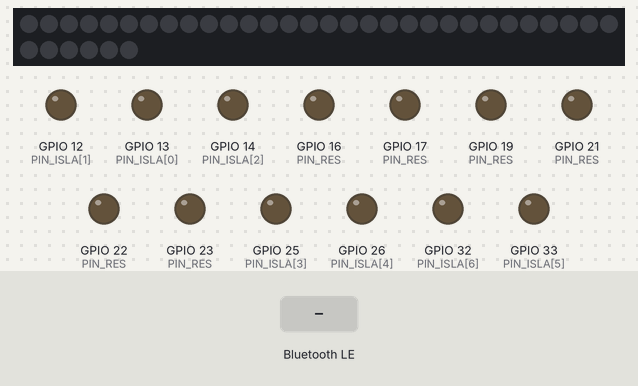
The sketch below on a simulated ESP32. On the bench: 36 RGB LEDs in strip order, left to right, continuing on the next row, output pins drawn as LEDs (lit = HIGH). The inputs (shaded band) are chosen by the test bench. Dim RGB values are drawn brighter than linear; nothing arrives over Bluetooth unless stated; a phone connects over Bluetooth LE 3 s after start; what the sketch prints to the serial monitor is not drawn.

Above: at 1.2 s.
1.3 s: Bluetooth LE write "a" received
At 3.0 s:
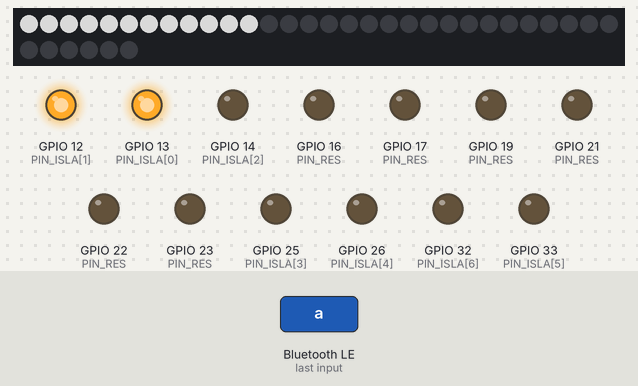
3.4 s: Bluetooth LE write "a" received
At 6.2 s:
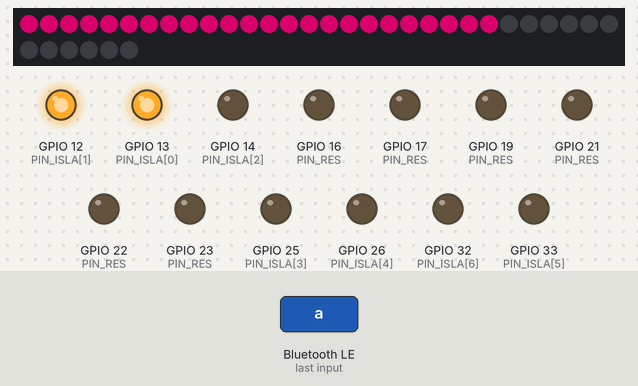
6.4 s: Bluetooth LE write "a" received
At 7.62 s:
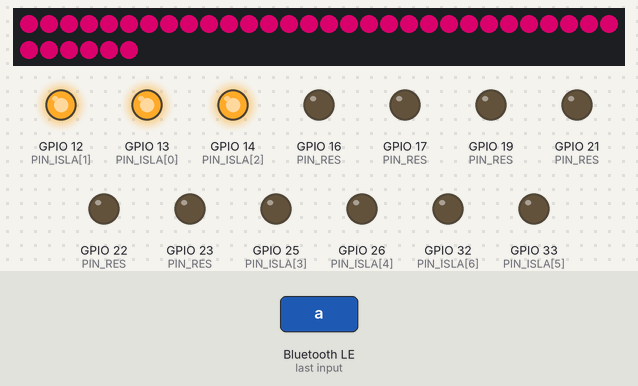
9.4 s: Bluetooth LE write "r" received
At 12.0 s:
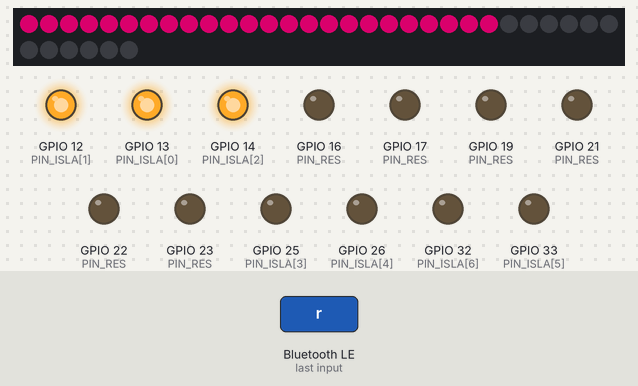
Timing chart, 0 to 12.2 s (numbered marks = the images above; inputs shaded):
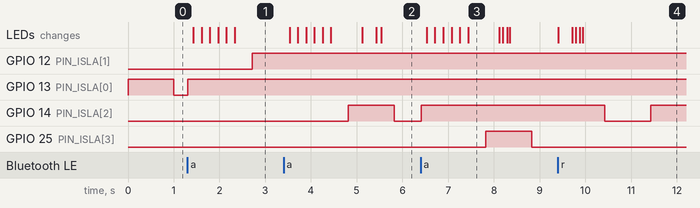

Measured:
- after the input at 1.3 s, GPIO 12 (PIN_ISLA[1]): LOW → HIGH after 1.4 s; the LEDs: first change after 0.13 s (image 1 shows a later state)
- after the input at 3.4 s, GPIO 12 (PIN_ISLA[1]): stays HIGH (without the input it goes to LOW after 0.32 s); GPIO 14 (PIN_ISLA[2]): LOW → HIGH after 1.4 s, → LOW 1.0 s later; the LEDs: first change after 0.13 s (image 2 shows a later state)
- after the input at 6.4 s, GPIO 25 (PIN_ISLA[3]): LOW → HIGH after 1.4 s, → LOW 1.0 s later; the LEDs: first change after 0.13 s (image 3 shows a later state)
- after the input at 9.4 s, GPIO 14 (PIN_ISLA[2]): HIGH → LOW after 1.0 s, → HIGH 1.0 s later; GPIO 25 (PIN_ISLA[3]): stays LOW (without the input it goes to HIGH after 0.43 s); the LEDs: first change at once (image 4 shows a later state)

The sketch:

caripi.ino
```cpp
#include <FastLED.h>
#include <NimBLEDevice.h>

// ================== CONFIGURACIÓN BLE ==================
#define SERVICE_UUID "6E400001-B5A3-F393-E0A9-E50E24DCCA9E"
#define CHARACTERISTIC_UUID_RX "6E400002-B5A3-F393-E0A9-E50E24DCCA9E"
#define CHARACTERISTIC_UUID_TX "6E400003-B5A3-F393-E0A9-E50E24DCCA9E"

// ================== ISLAS ==================
#define NUM_ISLAS 7
const uint8_t PIN_ISLA[NUM_ISLAS] = { 13, 12, 14, 25, 26, 33, 32 };

// ================== SECUENCIALES (1 pin, 3 tiras encadenadas) ==================
#define TIPO_LED WS2812B
#define ORDEN_COLOR GRB  // si los colores salen cambiados, probá RGB o BRG
#define PIN_SEC 4
#define LEDS_POR_TRAMO 12
#define NUM_TRAMOS_SEC 3
#define LEDS_TOTALES_SEC (LEDS_POR_TRAMO * NUM_TRAMOS_SEC)

CRGB ledsSec[LEDS_TOTALES_SEC];

// ================== TRAMOS DE RESINA (3 tramos x 2 pines) ==================
#define PINES_POR_TRAMO_RES 2
const uint8_t PIN_RES[3 * PINES_POR_TRAMO_RES] = { 16, 17, 19, 21, 22, 23 };

// ================== FADE DE COLOR ==================
#define FADE_K 0.2f      // fracción que se acerca al objetivo en cada paso
#define FADE_STEP_MS 30  // ms entre pasos del fade

#define BLINK_MS 1000

// ================== ESTADO ==================
uint8_t pasoActual = 0;

bool estadoBlink = false;
unsigned long ultimoCambioBlink = 0;

volatile char comandoPendiente = 0;

CRGB colorActualSec = CRGB(255, 255, 255);
CRGB colorObjetivoSec = CRGB(255, 255, 255);
bool animandoColor = false;
unsigned long ultimoPasoFade = 0;

// Color objetivo de la tira secuencial para cada paso (isla 1..7).
// Los valores RGB dependen de ORDEN_COLOR, por eso no siempre coinciden con el color "real".
const CRGB COLOR_PASO[NUM_ISLAS] = {
  CRGB(200, 200, 200),  // isla 1: blanco
  CRGB(200, 200, 200),  // isla 2: blanco
  CRGB(200, 0, 100),    // isla 3
  CRGB(200, 0, 50),     // isla 4
  CRGB(200, 0, 0),      // isla 5: rojo puro
  CRGB(200, 0, 0),      // isla 6: rojo puro
  CRGB(200, 0, 0)       // isla 7: rojo puro
};

// ================== PROTOTIPOS ==================
void avanzar();
void retroceder();
void llegarAPaso(const char* msg);
void actualizarBlink();
void actualizarFadeColor();
void animarTramo(uint8_t idx);
void apagarTramo(uint8_t idx);
int pinResina(uint8_t idx, int p);
uint8_t acercarCanal(uint8_t actual, uint8_t objetivo);

// ================== CALLBACKS BLE (NimBLE 2.x) ==================
class MyCallbacks : public NimBLECharacteristicCallbacks {
  void onWrite(NimBLECharacteristic* pCharacteristic, NimBLEConnInfo& connInfo) override {
    auto rxValue = pCharacteristic->getValue();
    if (rxValue.length() > 0) {
      char c = tolower(rxValue.data()[0]);
      if (c == 'a' || c == 'r') comandoPendiente = c;
    }
  }
};

// ================== SETUP ==================
void setup() {
  Serial.begin(115200);

  for (int i = 0; i < NUM_ISLAS; i++) {
    pinMode(PIN_ISLA[i], OUTPUT);
    digitalWrite(PIN_ISLA[i], LOW);
  }
  for (int i = 0; i < 3 * PINES_POR_TRAMO_RES; i++) {
    pinMode(PIN_RES[i], OUTPUT);
    digitalWrite(PIN_RES[i], LOW);
  }

  FastLED.addLeds<TIPO_LED, PIN_SEC, ORDEN_COLOR>(ledsSec, LEDS_TOTALES_SEC);
  FastLED.setBrightness(180);
  FastLED.clear();
  FastLED.show();

  // ================== BLE ==================
  NimBLEDevice::init("Mapa_7_Islas");
  NimBLEServer* pServer = NimBLEDevice::createServer();
  pServer->advertiseOnDisconnect(true);  // reanuda el advertising solo al desconectarse

  NimBLEService* pService = pServer->createService(SERVICE_UUID);

  // NimBLE agrega solo el descriptor 2902 a las características con NOTIFY
  pService->createCharacteristic(CHARACTERISTIC_UUID_TX, NIMBLE_PROPERTY::NOTIFY);

  // WRITE_NR permite que apps que escriben "sin respuesta" también funcionen
  pService->createCharacteristic(
            CHARACTERISTIC_UUID_RX,
            NIMBLE_PROPERTY::WRITE | NIMBLE_PROPERTY::WRITE_NR)
    ->setCallbacks(new MyCallbacks());

  pService->start();

  NimBLEAdvertising* pAdvertising = NimBLEDevice::getAdvertising();
  pAdvertising->addServiceUUID(SERVICE_UUID);
  pAdvertising->enableScanResponse(true);
  NimBLEDevice::startAdvertising();

  Serial.println("BLE listo. Buscá 'Mapa_7_Islas' desde la app.");

  // Isla 1 parpadeando
  llegarAPaso("Mapa 7 islas listo → Isla ");
}

// ================== LOOP ==================
void loop() {
  actualizarBlink();
  actualizarFadeColor();

  char c = comandoPendiente;
  if (c != 0) {
    comandoPendiente = 0;
    if (c == 'a') {
      Serial.println("BLE: AVANZAR");
      avanzar();
    } else {
      Serial.println("BLE: RETROCEDER");
      retroceder();
    }
  }

  delay(10);
}

// ================== BLINK ==================
void actualizarBlink() {
  unsigned long ahora = millis();
  if (ahora - ultimoCambioBlink >= BLINK_MS) {
    estadoBlink = !estadoBlink;
    ultimoCambioBlink = ahora;
    digitalWrite(PIN_ISLA[pasoActual], estadoBlink ? HIGH : LOW);
  }
}

// ================== AVANZAR / RETROCEDER ==================
void avanzar() {
  if (pasoActual >= NUM_ISLAS - 1) {
    Serial.println("Ya está en isla 7. Usá 'r' para retroceder.");
    return;
  }
  digitalWrite(PIN_ISLA[pasoActual], HIGH);
  animarTramo(pasoActual);
  pasoActual++;
  llegarAPaso("Avanzar → Isla ");
}

void retroceder() {
  if (pasoActual == 0) {
    Serial.println("Ya está en el inicio (isla 1)");
    return;
  }
  digitalWrite(PIN_ISLA[pasoActual], LOW);
  apagarTramo(pasoActual - 1);
  pasoActual--;
  llegarAPaso("Retroceder → Isla ");
}

// Cierre común: isla nueva parpadeando + fade hacia el color del paso
void llegarAPaso(const char* msg) {
  digitalWrite(PIN_ISLA[pasoActual], HIGH);
  estadoBlink = true;
  ultimoCambioBlink = millis();

  colorObjetivoSec = COLOR_PASO[pasoActual];
  animandoColor = true;
  ultimoPasoFade = millis();

  Serial.print(msg);
  Serial.println(pasoActual + 1);
}

// ================== EFECTOS ==================
// Tramos 0..2 = secuenciales; 3..5 = resina
int pinResina(uint8_t idx, int p) {
  return PIN_RES[(idx - NUM_TRAMOS_SEC) * PINES_POR_TRAMO_RES + p];
}

void apagarTramo(uint8_t idx) {
  if (idx < NUM_TRAMOS_SEC) {
    fill_solid(&ledsSec[idx * LEDS_POR_TRAMO], LEDS_POR_TRAMO, CRGB::Black);
    FastLED.show();
  } else {
    for (int p = 0; p < PINES_POR_TRAMO_RES; p++)
      digitalWrite(pinResina(idx, p), LOW);
  }
}

void animarTramo(uint8_t idx) {
  apagarTramo(idx);
  delay(120);

  if (idx < NUM_TRAMOS_SEC) {
    for (int i = 0; i < LEDS_POR_TRAMO; i += 2) {
      fill_solid(&ledsSec[idx * LEDS_POR_TRAMO + i], min(2, LEDS_POR_TRAMO - i), colorActualSec);
      FastLED.show();
      delay(180);
    }
  } else {
    for (int p = 0; p < PINES_POR_TRAMO_RES; p++) {
      digitalWrite(pinResina(idx, p), HIGH);
      delay(280);
    }
  }
  delay(200);
}

// ================== FADE DE COLOR ==================
// Mueve un canal un FADE_K hacia el objetivo, pero siempre al menos 1 unidad,
// así llega exactamente al valor final.
uint8_t acercarCanal(uint8_t actual, uint8_t objetivo) {
  int diff = (int)objetivo - (int)actual;
  if (diff == 0) return actual;
  int paso = (int)(diff * FADE_K);  // se trunca hacia 0
  if (paso == 0) paso = (diff > 0) ? 1 : -1;
  return (uint8_t)((int)actual + paso);
}

void actualizarFadeColor() {
  if (!animandoColor || millis() - ultimoPasoFade < FADE_STEP_MS) return;
  ultimoPasoFade = millis();

  for (uint8_t i = 0; i < 3; i++)
    colorActualSec.raw[i] = acercarCanal(colorActualSec.raw[i], colorObjetivoSec.raw[i]);

  if (colorActualSec == colorObjetivoSec) animandoColor = false;

  // Tramos activos = 0 .. min(pasoActual, NUM_TRAMOS_SEC)-1 (bloque contiguo desde el inicio)
  uint8_t activos = (pasoActual < NUM_TRAMOS_SEC) ? pasoActual : NUM_TRAMOS_SEC;
  fill_solid(ledsSec, activos * LEDS_POR_TRAMO, colorActualSec);
  FastLED.show();
}

// FIN DEL CÓDIGO
```
